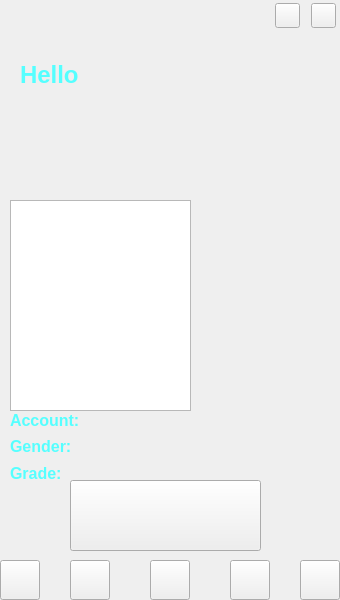
<?xml version="1.0" encoding="UTF-8"?>
<ui version="4.0">
 <class>Profile</class>
 <widget class="QWidget" name="Profile">
  <property name="geometry">
   <rect>
    <x>0</x>
    <y>0</y>
    <width>340</width>
    <height>600</height>
   </rect>
  </property>
  <property name="windowTitle">
   <string>Form</string>
  </property>
  <widget class="QWidget" name="layoutWidget">
   <property name="geometry">
    <rect>
     <x>270</x>
     <y>0</y>
     <width>72</width>
     <height>32</height>
    </rect>
   </property>
   <layout class="QHBoxLayout" name="horizontalLayout">
    <item>
     <widget class="QPushButton" name="pushButtonMin">
      <property name="minimumSize">
       <size>
        <width>25</width>
        <height>25</height>
       </size>
      </property>
      <property name="maximumSize">
       <size>
        <width>25</width>
        <height>25</height>
       </size>
      </property>
      <property name="text">
       <string/>
      </property>
     </widget>
    </item>
    <item>
     <widget class="QPushButton" name="pushButtonClose">
      <property name="minimumSize">
       <size>
        <width>25</width>
        <height>25</height>
       </size>
      </property>
      <property name="maximumSize">
       <size>
        <width>25</width>
        <height>25</height>
       </size>
      </property>
      <property name="text">
       <string/>
      </property>
     </widget>
    </item>
   </layout>
  </widget>
  <widget class="QStackedWidget" name="stackedWidget">
   <property name="geometry">
    <rect>
     <x>0</x>
     <y>40</y>
     <width>340</width>
     <height>521</height>
    </rect>
   </property>
   <property name="currentIndex">
    <number>0</number>
   </property>
   <widget class="QWidget" name="profile">
    <widget class="QPushButton" name="pushButtonEnter">
     <property name="geometry">
      <rect>
       <x>70</x>
       <y>440</y>
       <width>191</width>
       <height>71</height>
      </rect>
     </property>
     <property name="text">
      <string/>
     </property>
    </widget>
    <widget class="QLabel" name="labelNickname">
     <property name="geometry">
      <rect>
       <x>20</x>
       <y>20</y>
       <width>301</width>
       <height>31</height>
      </rect>
     </property>
     <property name="font">
      <font>
       <family>Arial</family>
       <pointsize>20</pointsize>
       <weight>75</weight>
       <bold>true</bold>
      </font>
     </property>
     <property name="text">
      <string>&lt;html&gt;&lt;head/&gt;&lt;body&gt;&lt;p&gt;&lt;span style=&quot; font-size:18pt; color:#55ffff;&quot;&gt;Hello &lt;/span&gt;&lt;/p&gt;&lt;/body&gt;&lt;/html&gt;</string>
     </property>
    </widget>
    <widget class="QLabel" name="labelHeadImage">
     <property name="geometry">
      <rect>
       <x>50</x>
       <y>60</y>
       <width>91</width>
       <height>91</height>
      </rect>
     </property>
     <property name="text">
      <string>&lt;html&gt;&lt;head/&gt;&lt;body&gt;&lt;p&gt;&lt;br/&gt;&lt;/p&gt;&lt;/body&gt;&lt;/html&gt;</string>
     </property>
    </widget>
    <widget class="QTextBrowser" name="textBrowser">
     <property name="geometry">
      <rect>
       <x>10</x>
       <y>160</y>
       <width>181</width>
       <height>211</height>
      </rect>
     </property>
     <property name="palette">
      <palette>
       <active>
        <colorrole role="Text">
         <brush brushstyle="SolidPattern">
          <color alpha="255">
           <red>255</red>
           <green>0</green>
           <blue>0</blue>
          </color>
         </brush>
        </colorrole>
       </active>
       <inactive>
        <colorrole role="Text">
         <brush brushstyle="SolidPattern">
          <color alpha="255">
           <red>255</red>
           <green>0</green>
           <blue>0</blue>
          </color>
         </brush>
        </colorrole>
       </inactive>
       <disabled>
        <colorrole role="Text">
         <brush brushstyle="SolidPattern">
          <color alpha="255">
           <red>120</red>
           <green>120</green>
           <blue>120</blue>
          </color>
         </brush>
        </colorrole>
       </disabled>
      </palette>
     </property>
     <property name="font">
      <font>
       <family>Arial</family>
       <pointsize>12</pointsize>
       <weight>75</weight>
       <bold>true</bold>
      </font>
     </property>
    </widget>
    <widget class="QWidget" name="layoutWidget">
     <property name="geometry">
      <rect>
       <x>10</x>
       <y>370</y>
       <width>211</width>
       <height>74</height>
      </rect>
     </property>
     <layout class="QVBoxLayout" name="verticalLayout_3">
      <item>
       <widget class="QLabel" name="labelAccount">
        <property name="font">
         <font>
          <family>Arial</family>
          <pointsize>20</pointsize>
          <weight>75</weight>
          <bold>true</bold>
         </font>
        </property>
        <property name="text">
         <string>&lt;html&gt;&lt;head/&gt;&lt;body&gt;&lt;p&gt;&lt;span style=&quot; font-size:12pt; color:#55ffff;&quot;&gt;Account:&lt;/span&gt;&lt;/p&gt;&lt;/body&gt;&lt;/html&gt;</string>
        </property>
       </widget>
      </item>
      <item>
       <widget class="QLabel" name="labelGender">
        <property name="font">
         <font>
          <family>Arial</family>
          <pointsize>20</pointsize>
          <weight>75</weight>
          <bold>true</bold>
         </font>
        </property>
        <property name="text">
         <string>&lt;html&gt;&lt;head/&gt;&lt;body&gt;&lt;p&gt;&lt;span style=&quot; font-size:12pt; color:#55ffff;&quot;&gt;Gender:&lt;/span&gt;&lt;/p&gt;&lt;/body&gt;&lt;/html&gt;</string>
        </property>
       </widget>
      </item>
      <item>
       <widget class="QLabel" name="labelGrade">
        <property name="font">
         <font>
          <family>Arial</family>
          <pointsize>20</pointsize>
          <weight>75</weight>
          <bold>true</bold>
         </font>
        </property>
        <property name="text">
         <string>&lt;html&gt;&lt;head/&gt;&lt;body&gt;&lt;p&gt;&lt;span style=&quot; font-size:12pt; color:#55ffff;&quot;&gt;Grade:&lt;/span&gt;&lt;/p&gt;&lt;/body&gt;&lt;/html&gt;</string>
        </property>
       </widget>
      </item>
     </layout>
    </widget>
    <zorder>layoutWidget</zorder>
    <zorder>pushButtonEnter</zorder>
    <zorder>labelNickname</zorder>
    <zorder>labelHeadImage</zorder>
    <zorder>textBrowser</zorder>
   </widget>
   <widget class="QWidget" name="modifyInfo">
    <widget class="QWidget" name="layoutWidget">
     <property name="geometry">
      <rect>
       <x>20</x>
       <y>200</y>
       <width>112</width>
       <height>111</height>
      </rect>
     </property>
     <layout class="QVBoxLayout" name="verticalLayout">
      <item>
       <widget class="QLabel" name="labelModifyHeadImage">
        <property name="text">
         <string>&lt;html&gt;&lt;head/&gt;&lt;body&gt;&lt;p&gt;&lt;span style=&quot; font-size:14pt; font-weight:600; color:#00ff00;&quot;&gt;HeadImage:&lt;/span&gt;&lt;/p&gt;&lt;/body&gt;&lt;/html&gt;</string>
        </property>
       </widget>
      </item>
      <item>
       <widget class="QLabel" name="labelModifyNickname">
        <property name="text">
         <string>&lt;html&gt;&lt;head/&gt;&lt;body&gt;&lt;p&gt;&lt;span style=&quot; font-size:14pt; font-weight:600; color:#aaff00;&quot;&gt;Nickname:&lt;/span&gt;&lt;/p&gt;&lt;/body&gt;&lt;/html&gt;</string>
        </property>
       </widget>
      </item>
      <item>
       <widget class="QLabel" name="labelModifySignature">
        <property name="text">
         <string>&lt;html&gt;&lt;head/&gt;&lt;body&gt;&lt;p&gt;&lt;span style=&quot; font-size:14pt; font-weight:600; color:#aaffff;&quot;&gt;Signature:&lt;/span&gt;&lt;/p&gt;&lt;/body&gt;&lt;/html&gt;</string>
        </property>
       </widget>
      </item>
     </layout>
    </widget>
    <widget class="QPushButton" name="pushButtonModifySelectImage">
     <property name="geometry">
      <rect>
       <x>130</x>
       <y>200</y>
       <width>100</width>
       <height>30</height>
      </rect>
     </property>
     <property name="text">
      <string/>
     </property>
    </widget>
    <widget class="QLabel" name="label">
     <property name="geometry">
      <rect>
       <x>240</x>
       <y>210</y>
       <width>54</width>
       <height>12</height>
      </rect>
     </property>
     <property name="text">
      <string>uploading</string>
     </property>
    </widget>
    <widget class="QLineEdit" name="lineEditModifyNickname">
     <property name="geometry">
      <rect>
       <x>130</x>
       <y>240</y>
       <width>180</width>
       <height>30</height>
      </rect>
     </property>
     <property name="palette">
      <palette>
       <active>
        <colorrole role="Text">
         <brush brushstyle="SolidPattern">
          <color alpha="255">
           <red>255</red>
           <green>0</green>
           <blue>127</blue>
          </color>
         </brush>
        </colorrole>
       </active>
       <inactive>
        <colorrole role="Text">
         <brush brushstyle="SolidPattern">
          <color alpha="255">
           <red>255</red>
           <green>0</green>
           <blue>127</blue>
          </color>
         </brush>
        </colorrole>
       </inactive>
       <disabled>
        <colorrole role="Text">
         <brush brushstyle="SolidPattern">
          <color alpha="255">
           <red>120</red>
           <green>120</green>
           <blue>120</blue>
          </color>
         </brush>
        </colorrole>
       </disabled>
      </palette>
     </property>
     <property name="font">
      <font>
       <family>Arial</family>
       <pointsize>12</pointsize>
       <weight>75</weight>
       <bold>true</bold>
      </font>
     </property>
    </widget>
    <widget class="QTextEdit" name="textEditModifySignature">
     <property name="geometry">
      <rect>
       <x>30</x>
       <y>310</y>
       <width>280</width>
       <height>80</height>
      </rect>
     </property>
     <property name="palette">
      <palette>
       <active>
        <colorrole role="Text">
         <brush brushstyle="SolidPattern">
          <color alpha="255">
           <red>255</red>
           <green>85</green>
           <blue>127</blue>
          </color>
         </brush>
        </colorrole>
       </active>
       <inactive>
        <colorrole role="Text">
         <brush brushstyle="SolidPattern">
          <color alpha="255">
           <red>255</red>
           <green>85</green>
           <blue>127</blue>
          </color>
         </brush>
        </colorrole>
       </inactive>
       <disabled>
        <colorrole role="Text">
         <brush brushstyle="SolidPattern">
          <color alpha="255">
           <red>120</red>
           <green>120</green>
           <blue>120</blue>
          </color>
         </brush>
        </colorrole>
       </disabled>
      </palette>
     </property>
     <property name="font">
      <font>
       <family>Arial</family>
       <pointsize>12</pointsize>
       <weight>75</weight>
       <bold>true</bold>
      </font>
     </property>
    </widget>
    <widget class="QPushButton" name="pushButtonModifyOk">
     <property name="geometry">
      <rect>
       <x>30</x>
       <y>400</y>
       <width>80</width>
       <height>30</height>
      </rect>
     </property>
     <property name="text">
      <string/>
     </property>
    </widget>
    <widget class="QPushButton" name="pushButtonCancelModifyInfo">
     <property name="geometry">
      <rect>
       <x>230</x>
       <y>400</y>
       <width>80</width>
       <height>30</height>
      </rect>
     </property>
     <property name="text">
      <string/>
     </property>
    </widget>
    <widget class="QPushButton" name="pushButtonModifyPas">
     <property name="geometry">
      <rect>
       <x>90</x>
       <y>450</y>
       <width>160</width>
       <height>41</height>
      </rect>
     </property>
     <property name="text">
      <string/>
     </property>
    </widget>
   </widget>
   <widget class="QWidget" name="modifyPassword">
    <widget class="QPushButton" name="pushButtonModifyPasswordOk">
     <property name="geometry">
      <rect>
       <x>50</x>
       <y>400</y>
       <width>80</width>
       <height>30</height>
      </rect>
     </property>
     <property name="text">
      <string/>
     </property>
    </widget>
    <widget class="QPushButton" name="pushButtonCancelModifyPass">
     <property name="geometry">
      <rect>
       <x>210</x>
       <y>400</y>
       <width>80</width>
       <height>30</height>
      </rect>
     </property>
     <property name="text">
      <string/>
     </property>
    </widget>
    <widget class="QWidget" name="layoutWidget">
     <property name="geometry">
      <rect>
       <x>40</x>
       <y>180</y>
       <width>252</width>
       <height>211</height>
      </rect>
     </property>
     <layout class="QVBoxLayout" name="verticalLayout_2">
      <item>
       <widget class="QLabel" name="labelModifyNickname_2">
        <property name="text">
         <string>&lt;html&gt;&lt;head/&gt;&lt;body&gt;&lt;p&gt;&lt;span style=&quot; font-size:14pt; font-weight:600; color:#55ffff;&quot;&gt;Original password:&lt;/span&gt;&lt;/p&gt;&lt;/body&gt;&lt;/html&gt;</string>
        </property>
       </widget>
      </item>
      <item>
       <widget class="QLineEdit" name="lineEditModifyOrignalPassword">
        <property name="minimumSize">
         <size>
          <width>250</width>
          <height>30</height>
         </size>
        </property>
        <property name="palette">
         <palette>
          <active>
           <colorrole role="Text">
            <brush brushstyle="SolidPattern">
             <color alpha="255">
              <red>255</red>
              <green>0</green>
              <blue>0</blue>
             </color>
            </brush>
           </colorrole>
          </active>
          <inactive>
           <colorrole role="Text">
            <brush brushstyle="SolidPattern">
             <color alpha="255">
              <red>255</red>
              <green>0</green>
              <blue>0</blue>
             </color>
            </brush>
           </colorrole>
          </inactive>
          <disabled>
           <colorrole role="Text">
            <brush brushstyle="SolidPattern">
             <color alpha="255">
              <red>120</red>
              <green>120</green>
              <blue>120</blue>
             </color>
            </brush>
           </colorrole>
          </disabled>
         </palette>
        </property>
        <property name="font">
         <font>
          <family>Arial</family>
          <pointsize>12</pointsize>
          <weight>75</weight>
          <bold>true</bold>
         </font>
        </property>
        <property name="echoMode">
         <enum>QLineEdit::Password</enum>
        </property>
       </widget>
      </item>
      <item>
       <widget class="QLabel" name="labelModifyNickname_3">
        <property name="text">
         <string>&lt;html&gt;&lt;head/&gt;&lt;body&gt;&lt;p&gt;&lt;span style=&quot; font-size:14pt; font-weight:600; color:#55ffff;&quot;&gt;New password:&lt;/span&gt;&lt;/p&gt;&lt;/body&gt;&lt;/html&gt;</string>
        </property>
       </widget>
      </item>
      <item>
       <widget class="QLineEdit" name="lineEditModifyPassword_1">
        <property name="minimumSize">
         <size>
          <width>250</width>
          <height>30</height>
         </size>
        </property>
        <property name="palette">
         <palette>
          <active>
           <colorrole role="Text">
            <brush brushstyle="SolidPattern">
             <color alpha="255">
              <red>255</red>
              <green>0</green>
              <blue>0</blue>
             </color>
            </brush>
           </colorrole>
          </active>
          <inactive>
           <colorrole role="Text">
            <brush brushstyle="SolidPattern">
             <color alpha="255">
              <red>255</red>
              <green>0</green>
              <blue>0</blue>
             </color>
            </brush>
           </colorrole>
          </inactive>
          <disabled>
           <colorrole role="Text">
            <brush brushstyle="SolidPattern">
             <color alpha="255">
              <red>120</red>
              <green>120</green>
              <blue>120</blue>
             </color>
            </brush>
           </colorrole>
          </disabled>
         </palette>
        </property>
        <property name="font">
         <font>
          <family>Arial</family>
          <pointsize>12</pointsize>
          <weight>75</weight>
          <bold>true</bold>
         </font>
        </property>
        <property name="echoMode">
         <enum>QLineEdit::Password</enum>
        </property>
       </widget>
      </item>
      <item>
       <widget class="QLabel" name="labelModifyNickname_4">
        <property name="text">
         <string>&lt;html&gt;&lt;head/&gt;&lt;body&gt;&lt;p&gt;&lt;span style=&quot; font-size:14pt; font-weight:600; color:#55ffff;&quot;&gt;Confirm:&lt;/span&gt;&lt;/p&gt;&lt;/body&gt;&lt;/html&gt;</string>
        </property>
       </widget>
      </item>
      <item>
       <widget class="QLineEdit" name="lineEditModifyPassword_2">
        <property name="minimumSize">
         <size>
          <width>250</width>
          <height>30</height>
         </size>
        </property>
        <property name="palette">
         <palette>
          <active>
           <colorrole role="Text">
            <brush brushstyle="SolidPattern">
             <color alpha="255">
              <red>255</red>
              <green>0</green>
              <blue>0</blue>
             </color>
            </brush>
           </colorrole>
          </active>
          <inactive>
           <colorrole role="Text">
            <brush brushstyle="SolidPattern">
             <color alpha="255">
              <red>255</red>
              <green>0</green>
              <blue>0</blue>
             </color>
            </brush>
           </colorrole>
          </inactive>
          <disabled>
           <colorrole role="Text">
            <brush brushstyle="SolidPattern">
             <color alpha="255">
              <red>120</red>
              <green>120</green>
              <blue>120</blue>
             </color>
            </brush>
           </colorrole>
          </disabled>
         </palette>
        </property>
        <property name="font">
         <font>
          <family>Arial</family>
          <pointsize>12</pointsize>
          <weight>75</weight>
          <bold>true</bold>
         </font>
        </property>
        <property name="echoMode">
         <enum>QLineEdit::Password</enum>
        </property>
       </widget>
      </item>
     </layout>
    </widget>
   </widget>
   <widget class="QWidget" name="communication">
    <widget class="QTabWidget" name="tabWidget">
     <property name="geometry">
      <rect>
       <x>0</x>
       <y>0</y>
       <width>340</width>
       <height>521</height>
      </rect>
     </property>
     <property name="palette">
      <palette>
       <active/>
       <inactive/>
       <disabled/>
      </palette>
     </property>
     <property name="font">
      <font>
       <family>Arial</family>
       <pointsize>10</pointsize>
       <weight>75</weight>
       <bold>true</bold>
      </font>
     </property>
     <property name="styleSheet">
      <string notr="true">QTabWidget::pane { /* The tab widget frame */
	border-top: 0px solid rgb(0, 0, 0);
    position: absolute;
}
QTabWidget::tab-bar {
    alignment: center;
}
QTabBar::tab {
  	background:transparent;
    min-width: 18ex;
	min-height: 12ex;
    padding: 4px;
	font-size:16px;
	color: rgb(255, 0, 0);	
}
 
QTabBar::tab:selected, QTabBar::tab:hover {
   color:  rgb(85, 170, 0);
	font-size:16px;	
}
 
QTabBar::tab:selected {
	border-color: #55ffff;
}</string>
     </property>
     <property name="currentIndex">
      <number>0</number>
     </property>
     <widget class="QWidget" name="tab_message">
      <attribute name="title">
       <string>Mesgs</string>
      </attribute>
      <widget class="QTextBrowser" name="textBrowserMsg">
       <property name="geometry">
        <rect>
         <x>40</x>
         <y>10</y>
         <width>261</width>
         <height>441</height>
        </rect>
       </property>
       <property name="palette">
        <palette>
         <active/>
         <inactive/>
         <disabled/>
        </palette>
       </property>
       <property name="font">
        <font>
         <family>Arial</family>
         <pointsize>14</pointsize>
         <weight>75</weight>
         <bold>true</bold>
        </font>
       </property>
       <property name="styleSheet">
        <string notr="true"/>
       </property>
      </widget>
     </widget>
     <widget class="QWidget" name="tab_friends">
      <attribute name="title">
       <string>Friends</string>
      </attribute>
      <widget class="QTreeWidget" name="treeWidget">
       <property name="geometry">
        <rect>
         <x>40</x>
         <y>10</y>
         <width>261</width>
         <height>441</height>
        </rect>
       </property>
       <property name="styleSheet">
        <string notr="true">background:transparent;</string>
       </property>
       <property name="frameShape">
        <enum>QFrame::NoFrame</enum>
       </property>
       <attribute name="headerVisible">
        <bool>false</bool>
       </attribute>
       <column>
        <property name="text">
         <string notr="true">1</string>
        </property>
       </column>
      </widget>
     </widget>
     <widget class="QWidget" name="tab_groups">
      <attribute name="title">
       <string>Groups</string>
      </attribute>
      <widget class="QScrollArea" name="scrollArea_Groups">
       <property name="geometry">
        <rect>
         <x>40</x>
         <y>10</y>
         <width>261</width>
         <height>441</height>
        </rect>
       </property>
       <property name="styleSheet">
        <string notr="true">background:transparent;</string>
       </property>
       <property name="frameShape">
        <enum>QFrame::NoFrame</enum>
       </property>
       <property name="widgetResizable">
        <bool>true</bool>
       </property>
       <widget class="QWidget" name="scrollArea_GroupsChild">
        <property name="geometry">
         <rect>
          <x>0</x>
          <y>0</y>
          <width>261</width>
          <height>441</height>
         </rect>
        </property>
        <widget class="QPushButton" name="pushButtonEnterPublicGroup">
         <property name="geometry">
          <rect>
           <x>50</x>
           <y>40</y>
           <width>180</width>
           <height>40</height>
          </rect>
         </property>
         <property name="text">
          <string/>
         </property>
        </widget>
       </widget>
      </widget>
     </widget>
    </widget>
   </widget>
   <widget class="QWidget" name="addUser">
    <widget class="QLineEdit" name="lineEditAddUser">
     <property name="geometry">
      <rect>
       <x>50</x>
       <y>160</y>
       <width>200</width>
       <height>30</height>
      </rect>
     </property>
     <property name="palette">
      <palette>
       <active>
        <colorrole role="Text">
         <brush brushstyle="SolidPattern">
          <color alpha="255">
           <red>255</red>
           <green>0</green>
           <blue>127</blue>
          </color>
         </brush>
        </colorrole>
       </active>
       <inactive>
        <colorrole role="Text">
         <brush brushstyle="SolidPattern">
          <color alpha="255">
           <red>255</red>
           <green>0</green>
           <blue>127</blue>
          </color>
         </brush>
        </colorrole>
       </inactive>
       <disabled>
        <colorrole role="Text">
         <brush brushstyle="SolidPattern">
          <color alpha="255">
           <red>120</red>
           <green>120</green>
           <blue>120</blue>
          </color>
         </brush>
        </colorrole>
       </disabled>
      </palette>
     </property>
     <property name="font">
      <font>
       <family>Arial</family>
       <pointsize>12</pointsize>
       <weight>75</weight>
       <bold>true</bold>
      </font>
     </property>
    </widget>
    <widget class="QPushButton" name="pushButtonAddFriendSearch">
     <property name="geometry">
      <rect>
       <x>260</x>
       <y>160</y>
       <width>40</width>
       <height>40</height>
      </rect>
     </property>
     <property name="text">
      <string/>
     </property>
    </widget>
    <widget class="QPushButton" name="pushButtonAddUserOk">
     <property name="geometry">
      <rect>
       <x>140</x>
       <y>420</y>
       <width>60</width>
       <height>31</height>
      </rect>
     </property>
     <property name="text">
      <string/>
     </property>
    </widget>
    <widget class="QLabel" name="label_3">
     <property name="geometry">
      <rect>
       <x>30</x>
       <y>30</y>
       <width>291</width>
       <height>31</height>
      </rect>
     </property>
     <property name="text">
      <string>&lt;html&gt;&lt;head/&gt;&lt;body&gt;&lt;p&gt;&lt;span style=&quot; font-size:16pt; font-weight:600; color:#ff007f;&quot;&gt;Add a lot of frinds here&lt;/span&gt;&lt;/p&gt;&lt;/body&gt;&lt;/html&gt;</string>
     </property>
    </widget>
    <widget class="QTextBrowser" name="textBrowserSeachUserResult">
     <property name="geometry">
      <rect>
       <x>40</x>
       <y>210</y>
       <width>256</width>
       <height>192</height>
      </rect>
     </property>
     <property name="font">
      <font>
       <family>Arial</family>
       <pointsize>12</pointsize>
       <weight>75</weight>
       <bold>true</bold>
      </font>
     </property>
    </widget>
    <widget class="QLabel" name="label_5">
     <property name="geometry">
      <rect>
       <x>50</x>
       <y>130</y>
       <width>241</width>
       <height>31</height>
      </rect>
     </property>
     <property name="text">
      <string>&lt;html&gt;&lt;head/&gt;&lt;body&gt;&lt;p&gt;&lt;span style=&quot; font-size:10pt; font-weight:600; color:#ff007f;&quot;&gt;Plz input acc to search friend&lt;/span&gt;&lt;/p&gt;&lt;/body&gt;&lt;/html&gt;</string>
     </property>
    </widget>
   </widget>
   <widget class="QWidget" name="addGroup">
    <widget class="QPushButton" name="pushButtonAddGroupOk">
     <property name="geometry">
      <rect>
       <x>140</x>
       <y>420</y>
       <width>60</width>
       <height>31</height>
      </rect>
     </property>
     <property name="text">
      <string/>
     </property>
    </widget>
    <widget class="QLineEdit" name="lineEditAddGroup">
     <property name="geometry">
      <rect>
       <x>50</x>
       <y>160</y>
       <width>200</width>
       <height>30</height>
      </rect>
     </property>
     <property name="palette">
      <palette>
       <active>
        <colorrole role="Text">
         <brush brushstyle="SolidPattern">
          <color alpha="255">
           <red>255</red>
           <green>0</green>
           <blue>127</blue>
          </color>
         </brush>
        </colorrole>
       </active>
       <inactive>
        <colorrole role="Text">
         <brush brushstyle="SolidPattern">
          <color alpha="255">
           <red>255</red>
           <green>0</green>
           <blue>127</blue>
          </color>
         </brush>
        </colorrole>
       </inactive>
       <disabled>
        <colorrole role="Text">
         <brush brushstyle="SolidPattern">
          <color alpha="255">
           <red>120</red>
           <green>120</green>
           <blue>120</blue>
          </color>
         </brush>
        </colorrole>
       </disabled>
      </palette>
     </property>
     <property name="font">
      <font>
       <family>Arial</family>
       <pointsize>12</pointsize>
       <weight>75</weight>
       <bold>true</bold>
      </font>
     </property>
    </widget>
    <widget class="QPushButton" name="pushButtonAddGroupSearch">
     <property name="geometry">
      <rect>
       <x>260</x>
       <y>160</y>
       <width>40</width>
       <height>40</height>
      </rect>
     </property>
     <property name="text">
      <string/>
     </property>
    </widget>
    <widget class="QLabel" name="label_2">
     <property name="geometry">
      <rect>
       <x>130</x>
       <y>110</y>
       <width>111</width>
       <height>31</height>
      </rect>
     </property>
     <property name="text">
      <string>&lt;html&gt;&lt;head/&gt;&lt;body&gt;&lt;p&gt;&lt;span style=&quot; font-size:14pt; color:#ff007f;&quot;&gt;add group&lt;/span&gt;&lt;/p&gt;&lt;/body&gt;&lt;/html&gt;</string>
     </property>
    </widget>
   </widget>
   <widget class="QWidget" name="createGroup">
    <widget class="QLabel" name="label_4">
     <property name="geometry">
      <rect>
       <x>20</x>
       <y>120</y>
       <width>171</width>
       <height>31</height>
      </rect>
     </property>
     <property name="text">
      <string>&lt;html&gt;&lt;head/&gt;&lt;body&gt;&lt;p&gt;&lt;span style=&quot; font-size:14pt; font-weight:600; color:#ff007f;&quot;&gt;Group account:&lt;/span&gt;&lt;/p&gt;&lt;/body&gt;&lt;/html&gt;</string>
     </property>
    </widget>
   </widget>
   <widget class="QWidget" name="blank"/>
  </widget>
  <widget class="QPushButton" name="pushButtonProfile">
   <property name="geometry">
    <rect>
     <x>0</x>
     <y>560</y>
     <width>40</width>
     <height>40</height>
    </rect>
   </property>
   <property name="text">
    <string/>
   </property>
  </widget>
  <widget class="QPushButton" name="pushButtonModifyInfo">
   <property name="geometry">
    <rect>
     <x>300</x>
     <y>560</y>
     <width>40</width>
     <height>40</height>
    </rect>
   </property>
   <property name="text">
    <string/>
   </property>
  </widget>
  <widget class="QPushButton" name="pushButtonAddFriend">
   <property name="geometry">
    <rect>
     <x>70</x>
     <y>560</y>
     <width>40</width>
     <height>40</height>
    </rect>
   </property>
   <property name="text">
    <string/>
   </property>
  </widget>
  <widget class="QPushButton" name="pushButtonAddGroup">
   <property name="geometry">
    <rect>
     <x>150</x>
     <y>560</y>
     <width>40</width>
     <height>40</height>
    </rect>
   </property>
   <property name="text">
    <string/>
   </property>
  </widget>
  <widget class="QPushButton" name="pushButtonCreateGroup">
   <property name="geometry">
    <rect>
     <x>230</x>
     <y>560</y>
     <width>40</width>
     <height>40</height>
    </rect>
   </property>
   <property name="text">
    <string/>
   </property>
  </widget>
 </widget>
 <tabstops>
  <tabstop>lineEditAddUser</tabstop>
  <tabstop>pushButtonAddFriendSearch</tabstop>
  <tabstop>textBrowserSeachUserResult</tabstop>
  <tabstop>pushButtonAddUserOk</tabstop>
  <tabstop>lineEditAddGroup</tabstop>
  <tabstop>pushButtonAddGroupSearch</tabstop>
  <tabstop>pushButtonAddGroupOk</tabstop>
  <tabstop>pushButtonEnter</tabstop>
  <tabstop>textBrowser</tabstop>
  <tabstop>pushButtonModifySelectImage</tabstop>
  <tabstop>lineEditModifyNickname</tabstop>
  <tabstop>textEditModifySignature</tabstop>
  <tabstop>pushButtonModifyOk</tabstop>
  <tabstop>pushButtonCancelModifyInfo</tabstop>
  <tabstop>pushButtonModifyPas</tabstop>
  <tabstop>pushButtonModifyPasswordOk</tabstop>
  <tabstop>pushButtonCancelModifyPass</tabstop>
  <tabstop>lineEditModifyOrignalPassword</tabstop>
  <tabstop>lineEditModifyPassword_1</tabstop>
  <tabstop>lineEditModifyPassword_2</tabstop>
  <tabstop>tabWidget</tabstop>
  <tabstop>pushButtonEnterPublicGroup</tabstop>
  <tabstop>scrollArea_Groups</tabstop>
  <tabstop>pushButtonProfile</tabstop>
  <tabstop>pushButtonModifyInfo</tabstop>
  <tabstop>pushButtonCreateGroup</tabstop>
  <tabstop>pushButtonMin</tabstop>
  <tabstop>pushButtonAddGroup</tabstop>
  <tabstop>pushButtonClose</tabstop>
  <tabstop>pushButtonAddFriend</tabstop>
 </tabstops>
 <resources/>
 <connections/>
</ui>
